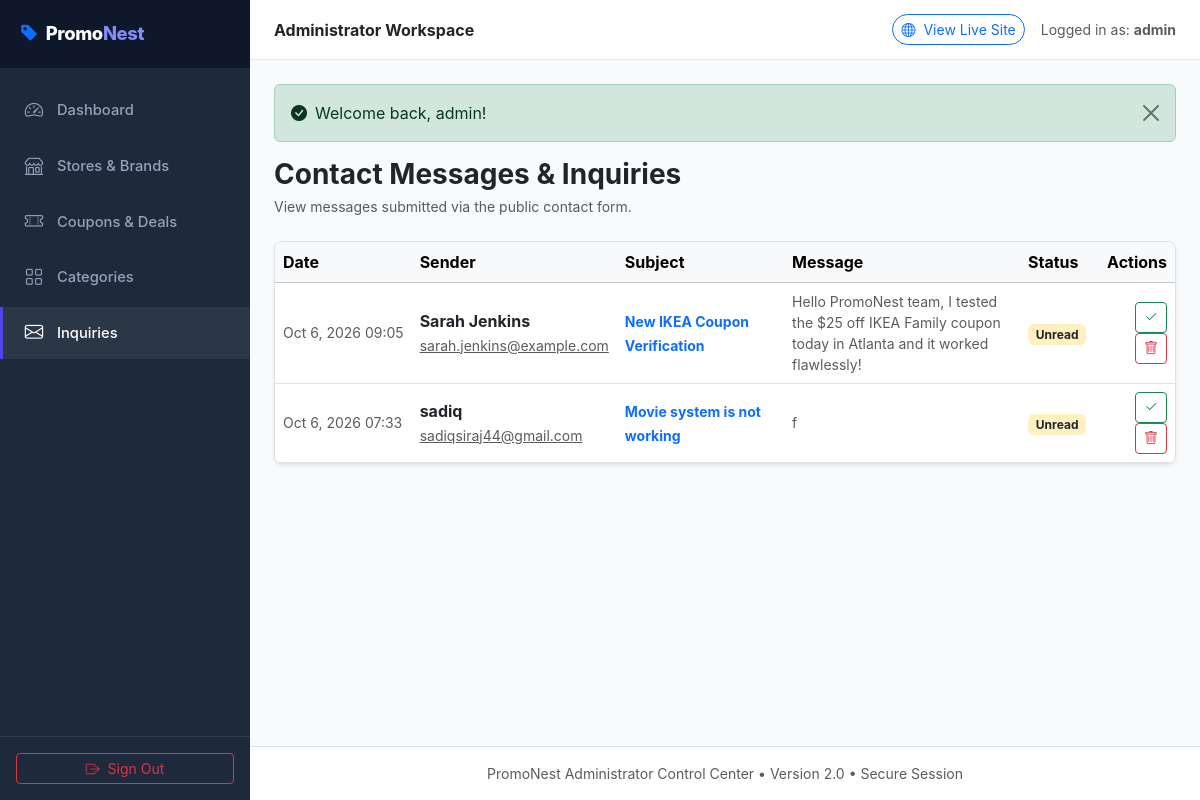
The page /admin/messages.php (signed in) on the database its author committed.
### tables this page shows
CREATE TABLE `contact_messages` (
  `id` int(11) NOT NULL AUTO_INCREMENT,
  `name` varchar(100) NOT NULL,
  `email` varchar(100) NOT NULL,
  `subject` varchar(200) NOT NULL,
  `message` text NOT NULL,
  `created_at` timestamp NOT NULL DEFAULT current_timestamp(),
  PRIMARY KEY (`id`)
);

### connection.php (called while the page is built, shortened)
<?php
function e($str) {
    return htmlspecialchars((string)$str, ENT_QUOTES, 'UTF-8');
}
?>

### admin/messages.php (the view, shortened to what this page needs)
<?php
include __DIR__ . '/includes/admin_header.php';
$stmt = $pdo->query("SELECT * FROM contact_messages ORDER BY id DESC");
$messages = $stmt->fetchAll();
?>
<div class="d-flex align-items-center justify-content-between mb-4 flex-wrap gap-2">
    <div>
        <h1 class="h3 fw-bold text-dark mb-1">Contact Messages & Inquiries</h1>
        <p class="text-muted small mb-0">View messages submitted via the public contact form.</p>
    </div>
</div>
<div class="bg-white border rounded-3 shadow-sm overflow-hidden">
    <div class="table-responsive">
        <table class="table table-hover align-middle mb-0">
            <thead class="table-light">
                <tr>
                    <th>Date</th>
                    <th>Sender</th>
                    <th>Subject</th>
                    <th>Message</th>
                    <th>Status</th>
                    <th class="text-end">Actions</th>
                </tr>
            </thead>
            <tbody>
                <?php if (!empty($messages)): ?>
                    <?php foreach ($messages as $m): ?>
                        <tr>
                            <td class="small text-muted" style="white-space: nowrap;">
                                <?= date('M j, Y H:i', strtotime($m['created_at'])) ?>
                            </td>
                            <td>
                                <strong class="text-dark d-block"><?= e($m['name']) ?></strong>
                                <a href="mailto:<?= e($m['email']) ?>" class="small text-muted"><?= e($m['email']) ?></a>
                            </td>
                            <td>
                                <strong class="small text-primary"><?= e($m['subject']) ?></strong>
                            </td>
                            <td class="small text-muted" style="max-width: 350px;">
                                <?= nl2br(e($m['message'])) ?>
                            </td>
                            <td>
                                <?php if (($m['status'] ?? 'unread') === 'unread'): ?>
                                    <span class="badge bg-warning bg-opacity-25 text-dark">Unread</span>
                                <?php else: ?>
                                    <span class="badge bg-light text-muted">Read</span>
                                <?php endif; ?>
                            </td>
                            <td class="text-end">
                                <?php if (($m['status'] ?? 'unread') === 'unread'): ?>
                                    <form action="messages.php" method="POST" class="d-inline">
                                        <button type="submit" class="btn btn-sm btn-outline-success py-1 px-2" title="Mark Read">
                                            <i class="bi bi-check2"></i>
                                        </button>
                                    </form>
                                <?php endif; ?>
                                <button type="button" class="btn btn-sm btn-outline-danger py-1 px-2" onclick="confirmDeleteMsg(<?= $m['id'] ?>)" title="Delete">
                                    <i class="bi bi-trash"></i>
                                </button>
                            </td>
                        </tr>
                    <?php endforeach; ?>
                <?php endif; ?>
            </tbody>
        </table>
    </div>
</div>
<?php include __DIR__ . '/includes/admin_footer.php'; ?>

### admin/includes/admin_header.php (style rules this page uses)
:root { --pn-admin-dark: #0F172A; --pn-admin-sidebar: #1E293B; --pn-primary: #4F46E5; --pn-emerald: #10B981; }
body { background-color: #F8FAFC; font-family: -apple-system, BlinkMacSystemFont, 'Segoe UI', Roboto, Helvetica, Arial, sans-serif; color: #334155; min-height: 100vh; }

### rows shown on the page
contact_messages: created_at "Oct 6, 2026 09:05", name "Sarah Jenkins", email "sarah.jenkins@example.com", subject "New IKEA Coupon Verification", message "Hello PromoNest team, I tested the $25 off IKEA Family coupon today in Atlanta and it worked flawlessly!"
contact_messages: created_at "Oct 6, 2026 07:33", name "sadiq", email "sadiqsiraj44@gmail.com", subject "Movie system is not working", message "f"

### other values the page prints
$admin_name "admin"
$_SESSION['flash_success'] "Welcome back, admin!"
